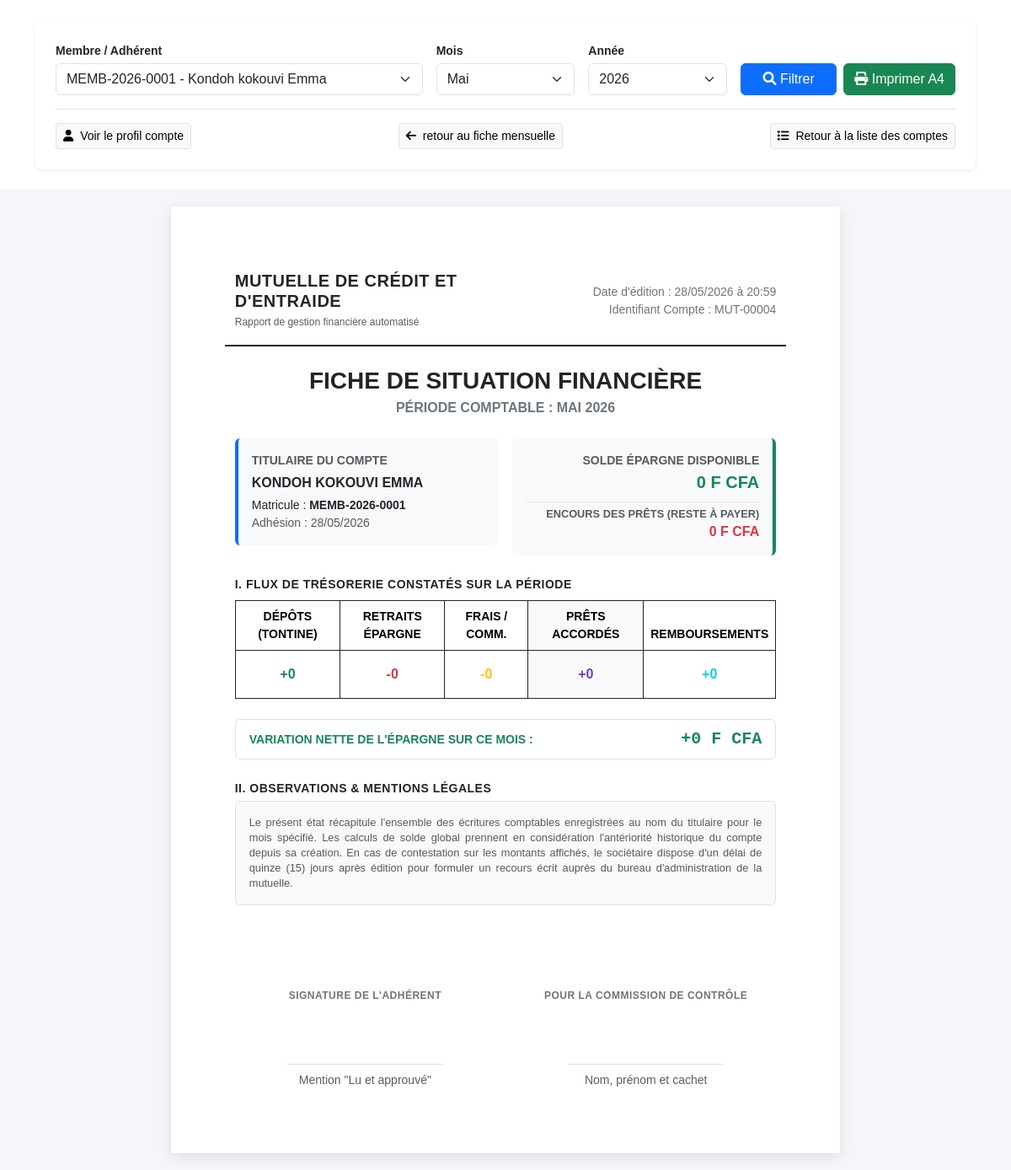
The app's page /mutuelle/rapport_fiche_mensuelle.php?compte_id=4 (signed in) with its own data.
### tables this page shows
CREATE TABLE IF NOT EXISTS `mutuelle_comptes` (
  `id` int NOT NULL AUTO_INCREMENT,
  `membre_id` int NOT NULL,
  `date_adhesion` date NOT NULL,
  `mise_journaliere` decimal(15,2) NOT NULL DEFAULT '0.00',
  `frais_tenue_mensuel` decimal(15,2) GENERATED ALWAYS AS ((`mise_journaliere` / 2)) STORED,
  `solde_tontine` decimal(15,2) DEFAULT '0.00',
  `solde_social` decimal(15,2) DEFAULT '0.00',
  `statut` enum('ACTIF','INACTIF','SUSPENDU') DEFAULT 'ACTIF',
  `created_at` timestamp NULL DEFAULT CURRENT_TIMESTAMP,
  PRIMARY KEY (`id`),
  UNIQUE KEY `unique_membre` (`membre_id`)
);

CREATE TABLE IF NOT EXISTS `membres` (
  `id` int NOT NULL AUTO_INCREMENT,
  `matricule` varchar(20) NOT NULL,
  `nom` varchar(100) NOT NULL,
  `prenoms` varchar(150) NOT NULL,
  `sexe` enum('Masculin','Feminin') NOT NULL,
  `date_naissance` date DEFAULT NULL,
  `lieu_naissance` varchar(100) DEFAULT NULL,
  `profession` varchar(100) DEFAULT NULL,
  `eglise_provenance` varchar(150) DEFAULT NULL,
  `date_arrivee` date DEFAULT NULL,
  `baptise` tinyint(1) DEFAULT '0',
  `date_bapteme` date DEFAULT NULL,
  `lieu_bapteme` varchar(150) DEFAULT NULL,
  `engagement_moral` tinyint(1) DEFAULT '0',
  `groupe_action` enum('Hommes','Femmes','Jeunesses','Enfants') DEFAULT NULL,
  `qualite` enum('Membre','Ami','Enfant') DEFAULT NULL,
  `statut_membre` enum('Actif','Inactif','Abandon','Depart') DEFAULT 'Actif',
  `telephone1` varchar(20) DEFAULT NULL,
  `telephone2` varchar(20) DEFAULT NULL,
  `email` varchar(100) DEFAULT NULL,
  `quartier` varchar(100) DEFAULT NULL,
  `situation_matrimoniale` enum('Marié(e)','Célibataire','Veuf(ve)','Divorcé(e)') DEFAULT 'Célibataire',
  `date_mariage` date DEFAULT NULL,
  `lieu_mariage` varchar(150) DEFAULT NULL,
  `nom_conjoint` varchar(200) DEFAULT NULL,
  `nombre_enfants` int DEFAULT '0',
  `photo` varchar(255) DEFAULT NULL,
  `commentaire` text,
  `date_enregistrement` timestamp NULL DEFAULT CURRENT_TIMESTAMP,
  `utilisateur_id` int DEFAULT NULL,
  PRIMARY KEY (`id`),
  UNIQUE KEY `matricule` (`matricule`),
  KEY `utilisateur_id` (`utilisateur_id`)
);

### mutuelle/rapport_fiche_mensuelle.php (the view, shortened to what this page needs)
<?php
require_once "../config/database.php";
$compte_id = isset($_GET['compte_id']) ? (int)$_GET['compte_id'] : null;
$mois = isset($_GET['mois']) ? (int)$_GET['mois'] : (int)date('m');
$annee = isset($_GET['annee']) ? (int)$_GET['annee'] : (int)date('Y');
$membre = null;
$statsMois = ['total_depot' => 0, 'total_retrait' => 0, 'total_commission' => 0, 'total_rembourse' => 0, 'total_prete' => 0];
$soldeGlobal = 0;
$resteARembourserGlobal = 0;
$mois_fr = [
    1 => 'Janvier', 2 => 'Février', 3 => 'Mars', 4 => 'Avril', 5 => 'Mai', 6 => 'Juin',
    7 => 'Juillet', 8 => 'Août', 9 => 'Septembre', 10 => 'Octobre', 11 => 'Novembre', 12 => 'Décembre'
];
if ($compte_id) {
    $stmt = $pdo->prepare("SELECT m.*, c.date_adhesion, c.id as cid FROM mutuelle_comptes c JOIN membres m ON c.membre_id = m.id WHERE c.id = ?");
    $stmt->execute([$compte_id]);
    $membre = $stmt->fetch();
    if ($membre) {
        $sqlStats = "SELECT
            IFNULL(SUM(CASE WHEN type_operation = 'DEPOT' THEN montant ELSE 0 END), 0) as total_depot,
            IFNULL(SUM(CASE WHEN type_operation = 'RETRAIT' THEN montant ELSE 0 END), 0) as total_retrait,
            IFNULL(SUM(CASE WHEN type_operation = 'COMMISSION' THEN montant ELSE 0 END), 0) as total_commission,
            IFNULL(SUM(CASE WHEN type_operation = 'REMBOURSEMENT' THEN montant ELSE 0 END), 0) as total_rembourse,
            IFNULL(SUM(CASE WHEN type_operation = 'PRET' THEN montant ELSE 0 END), 0) as total_prete
            FROM mutuelle_operations WHERE compte_id = ? AND MONTH(date_op) = ? AND YEAR(date_op) = ?";
        $stmtStats = $pdo->prepare($sqlStats);
        $stmtStats->execute([$compte_id, $mois, $annee]);
        $statsMois = $stmtStats->fetch() ?: $statsMois;
        $sqlGlobal = "SELECT
            IFNULL(SUM(CASE WHEN type_operation = 'DEPOT' THEN montant ELSE 0 END), 0) -
            IFNULL(SUM(CASE WHEN type_operation IN ('RETRAIT', 'COMMISSION') THEN montant ELSE 0 END), 0) as solde_total,
            IFNULL(SUM(CASE WHEN type_operation = 'PRET' THEN montant ELSE 0 END), 0) -
            IFNULL(SUM(CASE WHEN type_operation = 'REMBOURSEMENT' THEN montant ELSE 0 END), 0) as reste_a_rembourser
            FROM mutuelle_operations WHERE compte_id = ?";
        $stmtGlobal = $pdo->prepare($sqlGlobal);
        $stmtGlobal->execute([$compte_id]);
        $resGlobal = $stmtGlobal->fetch();
        if ($resGlobal) {
            $soldeGlobal = $resGlobal['solde_total'];
            $resteARembourserGlobal = max(0, $resGlobal['reste_a_rembourser']);
        }
    }
}
$comptes = $pdo->query("SELECT c.id, m.matricule, m.nom, m.prenoms FROM mutuelle_comptes c JOIN membres m ON c.membre_id = m.id ORDER BY m.nom ASC")->fetchAll();
?>
<!DOCTYPE html>
<html lang="fr">
<head>
    <link href="https://cdn.jsdelivr.net/npm/bootstrap@5.3.3/dist/css/bootstrap.min.css" rel="stylesheet">
    <link rel="stylesheet" href="https://cdnjs.cloudflare.com/ajax/libs/font-awesome/6.0.0/css/all.min.css">
<div class="container mt-4 mb-4 no-print">
    <div class="card border-0 shadow-sm no-print">
        <div class="card-body p-4">
            <form method="GET" class="row g-3 align-items-end">
                <div class="col-md-5">
                    <label class="small fw-bold mb-1">Membre / Adhérent</label>
                    <select name="compte_id" class="form-select select2" required>
                        <?php foreach($comptes as $c): ?>
                            <option value="<?= $c['id'] ?>" <?= $compte_id == $c['id'] ? 'selected' : '' ?>>
                                <?= htmlspecialchars($c['matricule'] . ' - ' . $c['nom'] . ' ' . $c['prenoms']) ?>
                            </option>
                        <?php endforeach; ?>
                    </select>
                </div>
                <div class="col-md-2">
                    <label class="small fw-bold mb-1">Mois</label>
                    <select name="mois" class="form-select">
                        <?php for($i=1; $i<=12; $i++): ?>
                            <option value="<?= $i ?>" <?= $mois == $i ? 'selected' : '' ?>><?= $mois_fr[$i] ?></option>
                        <?php endfor; ?>
                    </select>
                </div>
                <div class="col-md-2">
                    <label class="small fw-bold mb-1">Année</label>
                    <select name="annee" class="form-select">
                        <?php $ac = (int)date('Y'); for($i=$ac-2; $i<=$ac+2; $i++): ?>
                            <option value="<?= $i ?>" <?= $annee == $i ? 'selected' : '' ?>><?= $i ?></option>
                        <?php endfor; ?>
                    </select>
                </div>
                <div class="col-md-3 d-flex gap-2">
                    <button type="submit" class="btn btn-primary flex-grow-1"><i class="fa fa-search"></i> Filtrer</button>
                    <?php if ($compte_id && $membre): ?>
                        <button type="button" onclick="window.print();" class="btn btn-success"><i class="fa fa-print"></i> Imprimer A4</button>
                    <?php endif; ?>
                </div>
            </form>
            <div class="d-flex justify-content-between gap-4 mt-3 pt-3 border-top">
                <a href="profil_compte.php?id=<?= $compte_id ?>" class="btn btn-light btn-sm border <?= !$compte_id ? 'disabled' : '' ?>">
                    <i class="fa-solid fa-user me-1"></i> Voir le profil compte
                </a>
                <a href="fiche_mensuelle.php?compte_id=<?= $compte_id ?>" class="btn btn-light btn-sm border">
                    <i class="fa-solid fa-arrow-left me-1"></i> retour au fiche mensuelle
                </a>
                <a href="membres_mutuelle.php" class="btn btn-light btn-sm border">
                    <i class="fa-solid fa-list me-1"></i> Retour à la liste des comptes
                </a>
            </div>
        </div>
    </div>
</div>
<?php if ($compte_id && $membre): ?>
<div class="a4-page-container">
    <div id="printableArea" class="a4-sheet">
        <div class="row align-items-center pb-3 mb-4 border-bottom border-2 border-dark">
            <div class="col-7">
                <h5 class="fw-bold text-dark m-0 tracking-wide text-uppercase">Mutuelle de Crédit et d'Entraide</h5>
                <span class="text-muted small fs-7">Rapport de gestion financière automatisé</span>
            </div>
            <div class="col-5 text-end">
                <span class="d-block text-secondary small">Date d'édition : <?= date('d/m/Y à H:i') ?></span>
                <span class="d-block text-secondary small">Identifiant Compte : MUT-<?= str_pad($membre['cid'], 5, '0', STR_PAD_LEFT) ?></span>
            </div>
        </div>
        <div class="text-center mb-4">
            <h3 class="fw-bold text-uppercase m-0 text-dark">Fiche de Situation Financière</h3>
            <div class="fs-6 fw-semibold text-secondary mt-1 text-uppercase">Période comptable : <?= $mois_fr[$mois] ?> <?= $annee ?></div>
        </div>
        <div class="row g-3 mb-4">
            <div class="col-6">
                <div class="p-3 bg-light rounded height-full border-start border-4 border-primary">
                    <div class="text-uppercase text-muted fw-bold small mb-1">Titulaire du compte</div>
                    <div class="fs-6 fw-bold text-dark text-uppercase"><?= htmlspecialchars($membre['nom'] . ' ' . $membre['prenoms']) ?></div>
                    <div class="text-dark mt-1 small">Matricule : <span class="fw-bold"><?= htmlspecialchars($membre['matricule']) ?></span></div>
                    <div class="text-muted small">Adhésion : <?= !empty($membre['date_adhesion']) ? date('d/m/Y', strtotime($membre['date_adhesion'])) : 'Non renseignée' ?></div>
                </div>
            </div>
            <div class="col-6">
                <div class="p-3 bg-light rounded height-full border-end border-4 border-success text-end">
                    <div class="mb-2">
                        <span class="text-uppercase text-muted fw-bold small d-block">Solde Épargne Disponible</span>
                        <span class="fs-5 fw-bold text-success"><?= number_format($soldeGlobal, 0, ',', ' ') ?> F CFA</span>
                    </div>
                    <div class="border-top pt-1">
                        <span class="text-uppercase text-muted fw-bold cs-small d-block">Encours des Prêts (Reste à payer)</span>
                        <span class="fs-6 fw-bold text-danger"><?= number_format($resteARembourserGlobal, 0, ',', ' ') ?> F CFA</span>
                    </div>
                </div>
            </div>
        </div>
        <div class="mb-4">
            <div class="text-uppercase text-dark fw-bold small mb-2 tracking-wide">I. Flux de trésorerie constatés sur la période</div>
            <table class="table table-bordered table-print align-middle text-center mb-0">
                <thead>
                    <tr class="bg-light text-uppercase text-dark border-dark">
                        <th class="py-2 small" width="20%">Dépôts (Tontine)</th>
                        <th class="small" width="20%">Retraits Épargne</th>
                        <th class="small" width="16%">Frais / Comm.</th>
                        <th class="small bg-gray-100" width="22%">Prêts accordés</th>
                        <th class="small" width="22%">Remboursements</th>
                    </tr>
                </thead>
                <tbody>
                    <tr class="fs-6 text-dark border-dark">
                        <td class="py-3 text-success fw-bold">+<?= number_format($statsMois['total_depot'], 0, ',', ' ') ?></td>
                        <td class="text-danger fw-bold">-<?= number_format($statsMois['total_retrait'], 0, ',', ' ') ?></td>
                        <td class="text-warning fw-bold">-<?= number_format($statsMois['total_commission'], 0, ',', ' ') ?></td>
                        <td class="fw-bold bg-gray-100" style="color: #6f42c1;">+<?= number_format($statsMois['total_prete'], 0, ',', ' ') ?></td>
                        <td class="text-info fw-bold">+<?= number_format($statsMois['total_rembourse'], 0, ',', ' ') ?></td>
                    </tr>
                </tbody>
            </table>
        </div>
        <div class="row g-3 mb-4">
            <div class="col-12">
                <?php
                $soldeMois = $statsMois['total_depot'] - ($statsMois['total_retrait'] + $statsMois['total_commission']);
                ?>
                <div class="p-2 px-3 rounded border text-center d-flex justify-content-between align-items-center <?= $soldeMois >= 0 ? 'bg-success-subtle-print text-success' : 'bg-danger-subtle-print text-danger' ?>">
                    <span class="text-uppercase small fw-bold">Variation nette de l'épargne sur ce mois :</span>
                    <span class="fs-5 font-monospace fw-bold"><?= $soldeMois >= 0 ? '+' : '' ?><?= number_format($soldeMois, 0, ',', ' ') ?> F CFA</span>
                </div>
            </div>
        </div>
        <div class="mb-5">
            <div class="text-uppercase text-dark fw-bold small mb-1 tracking-wide">II. Observations & Mentions légales</div>
            <div class="p-3 bg-light rounded text-muted justify-text border" style="font-size: 0.8rem; line-height: 1.4;">
                Le présent état récapitule l'ensemble des écritures comptables enregistrées au nom du titulaire pour le mois spécifié. Les calculs de solde global prennent en considération l'antériorité historique du compte depuis sa création. En cas de contestation sur les montants affichés, le sociétaire dispose d'un délai de quinze (15) jours après édition pour formuler un recours écrit auprès du bureau d'administration de la mutuelle.
            </div>
        </div>
        <div class="row text-center signature-block mt-auto">
            <div class="col-6">
                <span class="text-uppercase fw-bold text-secondary d-block mb-5 pb-4" style="font-size: 0.75rem; letter-spacing: 0.5px;">Signature de l'adhérent</span>
                <div class="border-top w-60 mx-auto pt-2 text-muted small italic">Mention "Lu et approuvé"</div>
            </div>
            <div class="col-6">
                <span class="text-uppercase fw-bold text-secondary d-block mb-5 pb-4" style="font-size: 0.75rem; letter-spacing: 0.5px;">Pour la Commission de Contrôle</span>
                <div class="border-top w-60 mx-auto pt-2 text-muted small italic">Nom, prénom et cachet</div>
            </div>
        </div>
    </div>
</div>
<?php endif; ?>
</body>
</html>

### mutuelle/rapport_fiche_mensuelle.php (style rules this page uses)
* { font-family: 'poppins', sans-serif; }
.a4-page-container { display: flex; justify-content: center; background-color: #f4f6f9; padding: 20px 0; }
.a4-sheet { background: #ffffff; width: 210mm; min-height: 297mm; padding: 20mm; box-shadow: 0 4px 15px rgba(0,0,0,0.1); box-sizing: border-box; display: flex; flex-direction: column; }
.fs-7 { font-size: 0.75rem; }
.cs-small { font-size: 0.8rem; }
.bg-gray-100 { background-color: #f8f9fa !important; }
.w-60 { width: 60% !important; }
.justify-text { text-align: justify; }
.tracking-wide { letter-spacing: 0.5px; }

### records on screen
mutuelle_comptes: id "00004", membre.prenoms "KONDOH KOKOUVI EMMA", membre.matricule "MEMB-2026-0001", date_adhesion "28/05/2026"

### other values on screen
$mois_fr[$mois] "MAI"
$annee "2026"
$soldeGlobal "0"
$resteARembourserGlobal "0"
$statsMois['total_depot'] "0"
$statsMois['total_retrait'] "0"
$statsMois['total_commission'] "0"
$statsMois['total_prete'] "0"
$statsMois['total_rembourse'] "0"
$soldeMois "0"
form field compte_id "MEMB-2026-0001 - Kondoh kokouvi Emma"
form field mois "Mai"
form field annee "2026"
